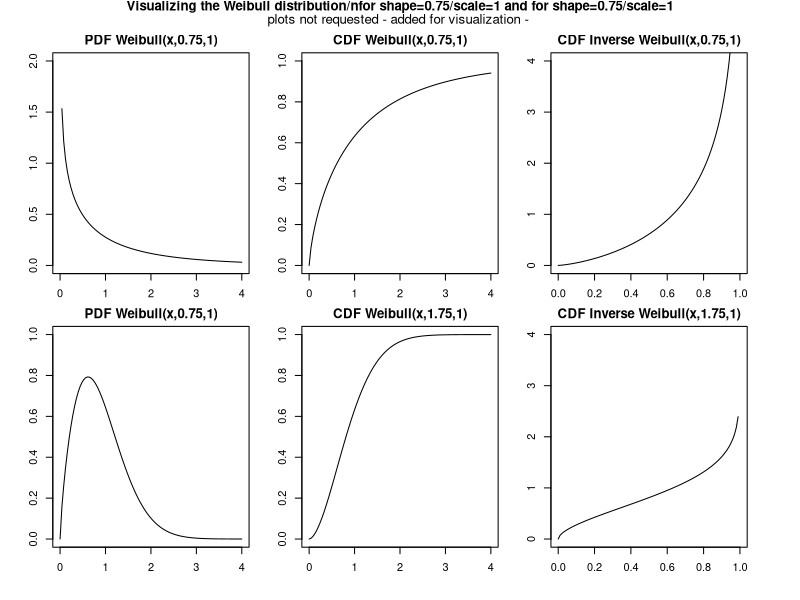
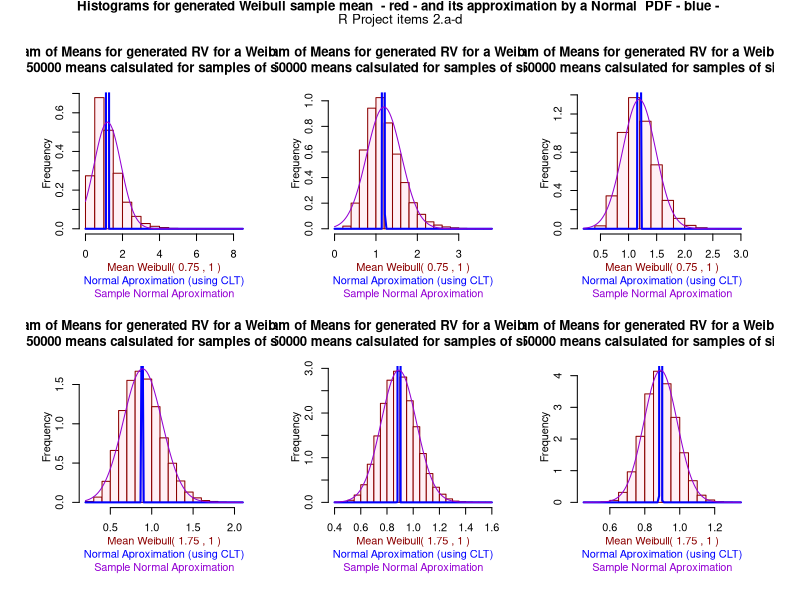

Recreate these plots in R, in order.
#################################################################################
## Course:   ST 501 (601) Fall 2017 Fundamentals of Statistical Inference I    ##
## GROUP 04                                                                    ##
##                                                                             ##
## ST 501 - R Project - Item 2                                                 ##
## Date: 11/16/2017                                                            ## 
##                                                                             ##
#################################################################################

# Define Weibull didtribution functions
WeibullPDF <-function(x,shape,scale){(shape/scale)*((x/scale)^(shape-1))*exp(-(x/scale)^shape)}
WeibullCDF <-function(x,shape,scale){1-exp(-(x/scale)^shape)}
WeibullCDFInv <-function(x,shape,scale){scale*(-log(1-x))^(1/shape)}
WeibullTrueMean<-function(shape,scale){scale*gamma(1+1/shape)}
WeibullTrueVariance<-function(shape,scale){scale^2*(gamma(1+2/shape)-(gamma(1+1/shape)^2))}
WeibullTrueSD<-function(shape,scale){(WeibullTrueVariance(shape,scale))^(1/2)}

# creating 6 areas of plotting to visualize the four functions
par(mfrow=c(2,3),mar=c(2,2,2,2), oma=c(2,2,2,2))
plot(function(x){WeibullPDF(x,0.75,1)},xlim=c(0,4),ylim=c(0,2),main="PDF Weibull(x,0.75,1)")
plot(function(x){WeibullCDF(x,0.75,1)},xlim=c(0,4),ylim=c(0,1),main="CDF Weibull(x,0.75,1)")
plot(function(x){WeibullCDFInv(x,0.75,1)},ylim=c(0,4),xlim=c(0,1),main="CDF Inverse Weibull(x,0.75,1)")
plot(function(x){WeibullPDF(x,1.75,1)},xlim=c(0,4),ylim=c(0,1),main="PDF Weibull(x,0.75,1)")
plot(function(x){WeibullCDF(x,1.75,1)},xlim=c(0,4),ylim=c(0,1),main="CDF Weibull(x,1.75,1)")
plot(function(x){WeibullCDFInv(x,1.75,1)},ylim=c(0,4),xlim=c(0,1),main="CDF Inverse Weibull(x,1.75,1)")
# General Title for the functions plotted
mtext("Visualizing the Weibull distribution/nfor shape=0.75/scale=1 and for shape=0.75/scale=1", side=3, line=1, outer=TRUE, font=2, cex=0.8)
mtext("plots not requested - added for visualization - ", side=3, line=0, outer=TRUE, font=1, cex=0.8)

# set seed for generation of RV
set.seed (6226)

# Function to generate sample means for Weibull sample based on parameters 
# size (of means sample), sizesample (size of each sample) , shape and scale = 1
WeibullSampleOfMeans<-function (mySize, mySizeSample, myShape, myScale)
                        {apply(MARGIN=2,FUN=mean,
                               X=replicate(mySize,
                                           (sapply(runif(mySizeSample,0,1),
                                            FUN=function(x){WeibullCDFInv(x,myShape,myScale)}))))}

# Function to generate sample means for Weibull sample based on parameters 
# size (of means sample), sizesample (size of each sample) , shape and scale = 1
# plot the histogram, plot the normal approximation and return the mean and the
# standard deviation for the sample and for the weibul
WeibullPlotAndNormal<-function (mySize, mySizeSample, myShape, myScale)
  {
  # Generate the (mySize) data sets of means for a 
  # Weibull( shape = myShape , scale = myScale), 
  # each data set of the requested size (mySizeSample)
  Weibull.samples.mean <- WeibullSampleOfMeans(mySize, mySizeSample, myShape, myScale)

  # sample mean (mean of means) and variance (variance of means)
  meanSample=mean( Weibull.samples.mean)
  sdSample=sd( Weibull.samples.mean)
  
  # Normal approximation for Weibull given by central limit theorem (CLT) 
  normAprx<-function(x){dnorm(x,mean=WeibullTrueMean(myShape, myScale),
                              sd=WeibullTrueSD(myShape, myScale)/((mySize)^(1/2)))}
  
  # Sample Normal approximation for Weibull
  normSample<-function(x)
  {dnorm(x,meanSample,sdSample)}
  
  # Histagram for Weibull(myShape, myScale) generated
  hist (Weibull.samples.mean,freq=FALSE,
        border="dark red", col="lavenderblush",xlab="",ylab="",
        main=paste("Histogram of Means for generated RV for a Weibull(",myShape,",",myScale,")\n",
                   mySize,"means calsulated for samples of size", mySizeSample))
  title(xlab=paste("Mean Weibull(",myShape,",",myScale,")"),line=2,cex=0.5,col.lab="Dark Red")
  title(ylab="Frequency",line=2,cex=0.5)
  # overlapping the normal approximation in blue using CLT
  curve(normAprx, type = "l",col="blue", lwd=2, add=TRUE)
  title(xlab="Normal Aproximation (using CLT)",line=3,cex=0.4,col.lab="Blue")
  # overlapping the sample normal in purple
   curve(normSample, type = "l",col="darkviolet", add=TRUE)
  title(xlab="Sample Normal Aproximation",line=4,cex=0.4,col.lab="darkviolet")
  c(meanSample,sdSample)
  }


# creating 6 areas of plotting for the histograms:
par(mfrow=c(2,3),mar=c(5,4,5,2), oma=c(2,2,2,2))

meansAndSD.075.100<-c(WeibullTrueMean(0.75,1),WeibullTrueSD(0.75,1))
# Generate and Plot N = 50000 data sets  of size 5 for a Weibull( shape = 0.75 , scale = 1)
meansAndSD.075.100<-c(meansAndSD.075.100,WeibullPlotAndNormal(50000,5,0.75,1))
# Generate and Plot N = 50000 data sets  of size 15 for a Weibull( shape = 0.75 , scale = 1)
meansAndSD.075.100<-c(meansAndSD.075.100,WeibullPlotAndNormal(50000,15,0.75,1))
# Generate and Plot N = 50000 data sets  of size 30 for a Weibull( shape = 0.75 , scale = 1)
meansAndSD.075.100<-c(meansAndSD.075.100,WeibullPlotAndNormal(50000,30,0.75,1))

meansAndSD.175.100<-c(WeibullTrueMean(1.75,1),WeibullTrueSD(1.75,1))
# Generate and Plot N = 50000 data sets  of size 5 for a Weibull( shape = 1.75 , scale = 1)
meansAndSD.175.100<-c(meansAndSD.175.100,WeibullPlotAndNormal(50000,5,1.75,1))
# Generate and Plot N = 50000 data sets  of size 15 for a Weibull( shape = 1.75 , scale = 1)
meansAndSD.175.100<-c(meansAndSD.175.100,WeibullPlotAndNormal(50000,15,1.75,1))
# Generate and Plot N = 50000 data sets  of size 30 for a Weibull( shape = 1.75 , scale = 1)
meansAndSD.175.100<-c(meansAndSD.175.100,WeibullPlotAndNormal(50000,30,1.75,1))

# General Title for the 6 histograms plotted
mtext("Histograms for generated Weibull sample mean  - red - and its approximation by a Normal  PDF - blue - ", side=3, line=1, outer=TRUE, font=2, cex=0.8)
mtext("R Project items 2.a-d", side=3, line=0, outer=TRUE, font=1, cex=0.8)

# Comparing samples mean and sd with true mean and sd
ComparsonMatrix.075.100 <- matrix(meansAndSD.075.100, ncol = 4)
ComparsonMatrixDF.075.100 <- as.data.frame(ComparsonMatrix.075.100)
colnames(ComparsonMatrixDF.075.100)<- c("True W(0.75,1)", 
                                        "5-Sample W(0.75,1)", 
                                        "15-Sample W(0.75,1)", 
                                        "30-Sample W(0.75,1)")
rownames(ComparsonMatrixDF.075.100) <- c("Mean","Standard Deviation")
ComparsonMatrixDF.075.100

ComparsonMatrix.175.100 <- matrix(meansAndSD.175.100, ncol = 4)
ComparsonMatrixDF.175.100 <- as.data.frame(ComparsonMatrix.175.100)
colnames(ComparsonMatrixDF.175.100)<- c("True W(1.75,1)", 
                                        "5-Sample W(1.75,1)", 
                                        "15-Sample W(1.75,1)", 
                                        "30-Sample W(1.75,1)")
rownames(ComparsonMatrixDF.175.100) <- c("Mean","Standard Deviation")
ComparsonMatrixDF.175.100



